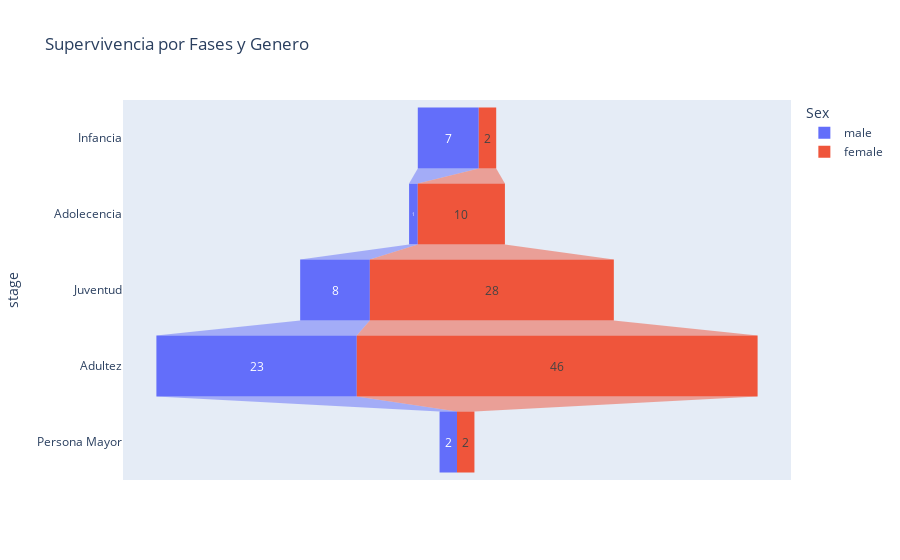

This figure's notebook cell:
### Code cell
stages = ["Infancia", "Adolecencia", "Juventud", "Adultez","Persona Mayor"]
df_mtl = pd.DataFrame(dict(number=hierarchy("Survived == 1 & Sex=='male'"), stage=stages))
df_mtl['Sex'] = 'male'
df_toronto = pd.DataFrame(dict(number=hierarchy("Survived == 1 & Sex=='female'"), stage=stages))
df_toronto['Sex'] = 'female'
df = pd.concat([df_mtl, df_toronto], axis=0)
fig = px.funnel(df, x='number', y='stage', color='Sex', title="Supervivencia por Fases y Genero")
fig.show()

### Figure 1 — Plotly figure (JSON) as saved in the notebook; plotly's stock layout.template omitted (floating-point values rounded to 4 significant figures)
{"data": [{"hovertemplate": "Sex=male<br>number=%{x}<br>stage=%{y}<extra></extra>", "legendgroup": "male", "marker": {"color": "#636efa"}, "name": "male", "orientation": "h", "showlegend": true, "type": "funnel", "x": [7, 1, 8, 23, 2], "xaxis": "x", "y": ["Infancia", "Adolecencia", "Juventud", "Adultez", "Persona Mayor"], "yaxis": "y"}, {"hovertemplate": "Sex=female<br>number=%{x}<br>stage=%{y}<extra></extra>", "legendgroup": "female", "marker": {"color": "#EF553B"}, "name": "female", "orientation": "h", "showlegend": true, "type": "funnel", "x": [2, 10, 28, 46, 2], "xaxis": "x", "y": ["Infancia", "Adolecencia", "Juventud", "Adultez", "Persona Mayor"], "yaxis": "y"}], "layout": {"legend": {"title": {"text": "Sex"}, "tracegroupgap": 0}, "title": {"text": "Supervivencia por Fases y Genero"}, "xaxis": {"anchor": "y", "domain": [0, 1], "title": {"text": "number"}}, "yaxis": {"anchor": "x", "domain": [0, 1], "title": {"text": "stage"}}}}
